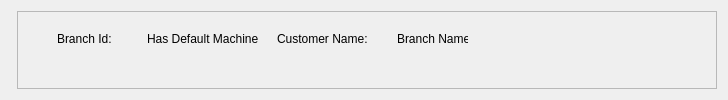
               <widget class="QWidget" name="defaultMacBranchPage">
                <layout class="QHBoxLayout" name="horizontalLayout_17">
                 <item>
                  <widget class="QFrame" name="defBranchSearchFrame">
                   <property name="minimumSize">
                    <size>
                     <width>0</width>
                     <height>0</height>
                    </size>
                   </property>
                   <property name="maximumSize">
                    <size>
                     <width>300</width>
                     <height>16777215</height>
                    </size>
                   </property>
                   <property name="frameShape">
                    <enum>QFrame::StyledPanel</enum>
                   </property>
                   <property name="frameShadow">
                    <enum>QFrame::Raised</enum>
                   </property>
                   <widget class="QLabel" name="label_15">
                    <property name="geometry">
                     <rect>
                      <x>0</x>
                      <y>0</y>
                      <width>101</width>
                      <height>21</height>
                     </rect>
                    </property>
                    <property name="text">
                     <string>Enter Branch Name:</string>
                    </property>
                   </widget>
                   <widget class="QPushButton" name="branchSearchBtn">
                    <property name="geometry">
                     <rect>
                      <x>120</x>
                      <y>50</y>
                      <width>75</width>
                      <height>23</height>
                     </rect>
                    </property>
                    <property name="text">
                     <string>Search</string>
                    </property>
                   </widget>
                   <widget class="QLineEdit" name="branchSearch">
                    <property name="geometry">
                     <rect>
                      <x>0</x>
                      <y>20</y>
                      <width>191</width>
                      <height>20</height>
                     </rect>
                    </property>
                    <property name="placeholderText">
                     <string>Branch Name..</string>
                    </property>
                   </widget>
                  </widget>
                 </item>
                 <item>
                  <widget class="QFrame" name="defaultBranchFrame">
                   <property name="minimumSize">
                    <size>
                     <width>700</width>
                     <height>0</height>
                    </size>
                   </property>
                   <property name="frameShape">
                    <enum>QFrame::StyledPanel</enum>
                   </property>
                   <property name="frameShadow">
                    <enum>QFrame::Raised</enum>
                   </property>
                   <widget class="QLabel" name="label_16">
                    <property name="geometry">
                     <rect>
                      <x>40</x>
                      <y>20</y>
                      <width>71</width>
                      <height>16</height>
                     </rect>
                    </property>
                    <property name="text">
                     <string>Branch Id:</string>
                    </property>
                   </widget>
                   <widget class="QLabel" name="branchIDLabel">
                    <property name="geometry">
                     <rect>
                      <x>40</x>
                      <y>40</y>
                      <width>47</width>
                      <height>13</height>
                     </rect>
                    </property>
                    <property name="text">
                     <string/>
                    </property>
                   </widget>
                   <widget class="QLabel" name="label_18">
                    <property name="geometry">
                     <rect>
                      <x>130</x>
                      <y>20</y>
                      <width>111</width>
                      <height>16</height>
                     </rect>
                    </property>
                    <property name="text">
                     <string>Has Default Machine:</string>
                    </property>
                   </widget>
                   <widget class="QLabel" name="hasDefaultMachineLabel">
                    <property name="geometry">
                     <rect>
                      <x>130</x>
                      <y>40</y>
                      <width>61</width>
                      <height>16</height>
                     </rect>
                    </property>
                    <property name="text">
                     <string/>
                    </property>
                   </widget>
                   <widget class="QPushButton" name="addDefaultMachineBtn">
                    <property name="enabled">
                     <bool>false</bool>
                    </property>
                    <property name="geometry">
                     <rect>
                      <x>30</x>
                      <y>80</y>
                      <width>111</width>
                      <height>23</height>
                     </rect>
                    </property>
                    <property name="text">
                     <string>Add Default Machine</string>
                    </property>
                   </widget>
                   <widget class="QLabel" name="label_20">
                    <property name="geometry">
                     <rect>
                      <x>260</x>
                      <y>20</y>
                      <width>91</width>
                      <height>16</height>
                     </rect>
                    </property>
                    <property name="text">
                     <string>Customer Name:</string>
                    </property>
                   </widget>
                   <widget class="QLabel" name="customerNameLabel">
                    <property name="geometry">
                     <rect>
                      <x>260</x>
                      <y>40</y>
                      <width>101</width>
                      <height>16</height>
                     </rect>
                    </property>
                    <property name="text">
                     <string/>
                    </property>
                   </widget>
                   <widget class="QLabel" name="label_21">
                    <property name="geometry">
                     <rect>
                      <x>380</x>
                      <y>20</y>
                      <width>71</width>
                      <height>16</height>
                     </rect>
                    </property>
                    <property name="text">
                     <string>Branch Name:</string>
                    </property>
                   </widget>
                   <widget class="QLabel" name="branchNameLabel">
                    <property name="geometry">
                     <rect>
                      <x>380</x>
                      <y>40</y>
                      <width>101</width>
                      <height>16</height>
                     </rect>
                    </property>
                    <property name="text">
                     <string/>
                    </property>
                   </widget>
                  </widget>
                 </item>
                </layout>
               </widget>
